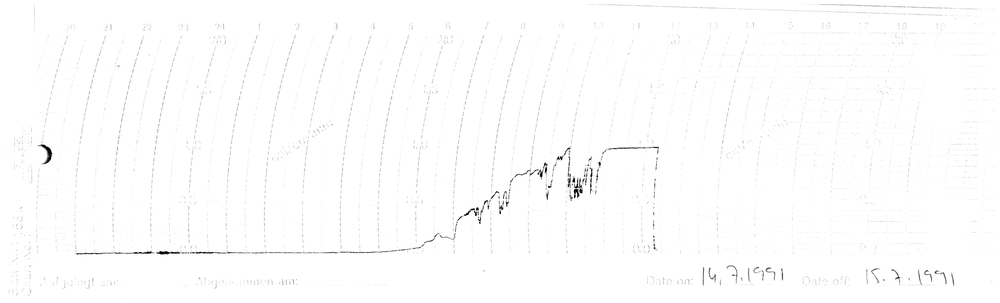
#> input picture results_1991_TEMMUZ/1991_TEMMUZ-15_line.tif, 1000 x 303 px, shrunk from 3464 x 1051 before the run
$ python digitize_line.py single --input results_1991_TEMMUZ/1991_TEMMUZ-15_line.tif --output line_15.csv
#> lines starting #> are read from the running program, lines starting #| are printed output that depends on the picture
"""
Digitize the pen line from background-subtracted meteorological chart images.

Extracts the y-position of the pen line for each x-column and outputs CSV.

Usage:
  # Digitize a single image
  python digitize_line.py single --input results_1991_TEMMUZ/1991_TEMMUZ-15_line.tif --output line_15.csv

  # Digitize all _line.tif files in a results folder
  python digitize_line.py batch --input_dir results_1991_TEMMUZ --output_dir csv_1991_TEMMUZ
"""

import argparse
import os
import sys

import numpy as np
from PIL import Image


def suppress_vertical_lines(signal: np.ndarray) -> np.ndarray:
    """
    Suppress vertical grid line artifacts.

    Strategy: vertical grid remnants elevate an entire column uniformly.
    The pen line only elevates a small band of rows. By subtracting each
    column's median, uniform vertical features vanish while the localized
    pen line peak survives (median is robust to the few bright pen pixels).
    """
    col_medians = np.median(signal, axis=0, keepdims=True)
    filtered = np.clip(signal - col_medians, 0, 255)
    return filtered


def suppress_horizontal_lines(signal: np.ndarray) -> np.ndarray:
    """
    Suppress horizontal grid line remnants the same way — subtract row medians.
    """
    row_medians = np.median(signal, axis=1, keepdims=True)
    filtered = np.clip(signal - row_medians, 0, 255)
    return filtered


def digitize_image(
    image_path: str,
    signal_threshold: float = 25.0,
    window: int = 30,
    min_column_signal: float = 400.0,
    margin_top: int = 30,
    margin_bottom: int = 30,
) -> tuple[np.ndarray, int]:
    """
    Extract pen line y-coordinates from a background-subtracted grayscale image.

    Returns:
        Tuple of (data array of shape (N, 3): [x_pixel, y_pixel, y_normalized],
                  image_height)
    """
    img = np.array(Image.open(image_path))
    if img.ndim == 3:
        img = np.mean(img, axis=2)
    img = img.astype(np.float64)
    h, w = img.shape

    # Invert: pen line becomes bright (high signal)
    signal = 255.0 - img

    # Mask out top/bottom margins (text, labels, paper edges)
    signal[:margin_top, :] = 0
    signal[h - margin_bottom:, :] = 0

    # Suppress grid line remnants (vertical then horizontal)
    signal = suppress_vertical_lines(signal)
    signal = suppress_horizontal_lines(signal)

    y_coords = np.arange(h, dtype=np.float64)
    results = []

    for col in range(w):
        profile = signal[:, col]
        peak_y = int(np.argmax(profile))
        peak_val = profile[peak_y]

        if peak_val < signal_threshold:
            continue

        # Weighted centroid in a local window around the peak
        y_start = max(0, peak_y - window)
        y_end = min(h, peak_y + window + 1)
        local_signal = profile[y_start:y_end]
        local_y = y_coords[y_start:y_end]

        local_signal = np.where(local_signal > signal_threshold * 0.3, local_signal, 0)

        total = local_signal.sum()
        if total < min_column_signal:
            continue

        centroid_y = np.average(local_y, weights=local_signal)
        y_norm = 1.0 - (centroid_y / (h - 1))
        results.append((col, centroid_y, y_norm))

    data = np.array(results) if results else np.empty((0, 3))
    return data, h


def remove_outliers(data: np.ndarray, max_jump: float = 40.0, passes: int = 3) -> np.ndarray:
    """Remove points that jump too far from their neighbors. Multi-pass for thorough cleaning."""
    for _ in range(passes):
        if len(data) < 3:
            return data

        mask = np.ones(len(data), dtype=bool)
        y_vals = data[:, 1]

        for i in range(1, len(data) - 1):
            diff_prev = abs(y_vals[i] - y_vals[i - 1])
            diff_next = abs(y_vals[i] - y_vals[i + 1])
            if diff_prev > max_jump and diff_next > max_jump:
                mask[i] = False

        data = data[mask]

    return data


def median_smooth(data: np.ndarray, kernel_size: int = 7) -> np.ndarray:
    """Apply median smoothing to the y values — more robust to remaining outliers than mean."""
    if len(data) < kernel_size:
        return data

    smoothed = data.copy()
    half = kernel_size // 2
    y_vals = data[:, 1]
    h_img = 1.0 / (1.0 - data[0, 2]) * data[0, 1] if data[0, 2] < 1.0 else 1.0

    for i in range(len(data)):
        start = max(0, i - half)
        end = min(len(data), i + half + 1)
        smoothed[i, 1] = np.median(y_vals[start:end])

    # Recalculate y_normalized from smoothed y_pixel
    # Use the image height derived from original data
    if len(data) > 0 and data[0, 2] < 1.0:
        img_h_approx = data[0, 1] / (1.0 - data[0, 2])
        smoothed[:, 2] = 1.0 - (smoothed[:, 1] / img_h_approx)

    return smoothed


def save_csv(data: np.ndarray, output_path: str):
    """Save digitized line data to CSV."""
    with open(output_path, "w") as f:
        f.write("x_pixel,y_pixel,y_normalized\n")
        for row in data:
            f.write(f"{int(row[0])},{row[1]:.2f},{row[2]:.6f}\n")
    print(f"Saved: {output_path} ({len(data)} points)")


def process_single(image_path: str, output_path: str):
    """Digitize a single image and save CSV."""
    data, h = digitize_image(image_path)
    if len(data) == 0:
        print(f"Warning: no line detected in {image_path}")
        return

    data = remove_outliers(data, max_jump=40.0, passes=3)
    data = median_smooth(data, kernel_size=7)

    save_csv(data, output_path)


def cmd_single(args):
    process_single(args.input, args.output)
#> in digitize_image, img is the input picture: shape (303, 1000); min 0, max 255, mean 253.1
#> in digitize_image, `signal = 255.0 - img`:
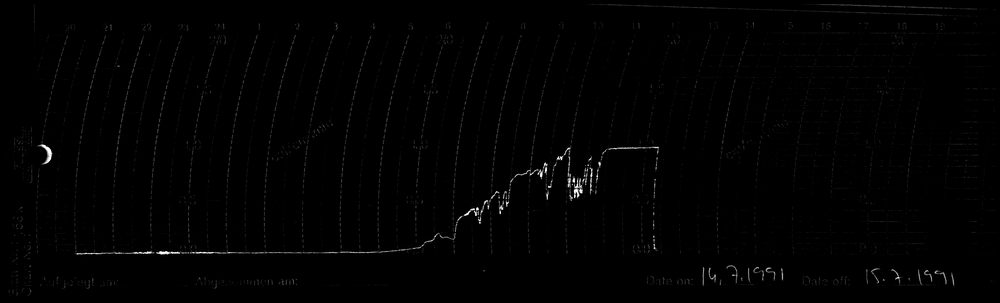
#> signal: shape (303, 1000) float64; min 0, max 255, mean 1.9
#> in digitize_image, `signal[h - margin_bottom:, :] = 0`:
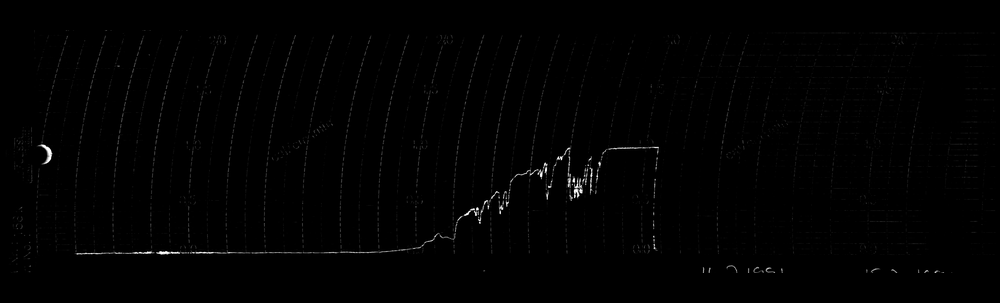
#> signal: shape (303, 1000) float64; min 0, max 255, mean 1.6
#> in suppress_horizontal_lines, `row_medians = np.median(signal, axis=1, keepdims=True)`: row_medians = 303 values from 0 to 0
#> the loop in digitize_image, `for col in range(w):` made 1000 passes
#> (peak_y, peak_val, y_start, y_end, total) on passes 13 to 15: (261, 29, 231, 292, 59), (217, 33, 187, 248, 101), (235, 36, 205, 266, 111)
#> after the loop in digitize_image, `for col in range(w):`: results = 170 items, first 6: (21, 219.2, 0.274), (22, 148.5, 0.508), (29, 252.4, 0.164), (31, 145.4, 0.518), (41, 145.9, 0.517), (42, 146.2, 0.516)
#> in digitize_image, `data = np.array(results) if results else np.empty((0, 3))`: data = 170 rows, first 8: [21, 219.2, 0.274], [22, 148.5, 0.508], [29, 252.4, 0.164], [31, 145.4, 0.518], [41, 145.9, 0.517], [42, 146.2, 0.516], [43, 147, 0.513], [44, 148.7, 0.508]
#> in process_single, `data, h = digitize_image(image_path)`: h = 303
#> after the loop in remove_outliers, `for _ in range(passes):`: data = 167 rows, first 8: [21, 219.2, 0.274], [31, 145.4, 0.518], [41, 145.9, 0.517], [42, 146.2, 0.516], [43, 147, 0.513], [44, 148.7, 0.508], [45, 148.7, 0.508], [46, 153.1, 0.493]
#> in median_smooth, `smoothed = data.copy()`: smoothed has the same summary as data in remove_outliers
#> in median_smooth, `y_vals = data[:, 1]`: y_vals = 167 values, max 270.1 at index 161, min 145.4 at index 1, mean 201.6
#> in median_smooth, `h_img = 1.0 / (1.0 - data[0, 2]) * data[0, 1] if data[0, 2] < 1.0 else..`: h_img = 302
#> the loop in median_smooth, `for i in range(len(data)):` made 167 passes
#> start on passes 1 to 3: 0, 0, 0
#> after the loop in median_smooth, `for i in range(len(data)):`: smoothed = 167 rows, first 8: [21, 146.1, 0.274], [31, 146.2, 0.518], [41, 146.6, 0.517], [42, 147, 0.516], [43, 147, 0.513], [44, 148.7, 0.508], [45, 148.7, 0.508], [46, 153.1, 0.493]
#> in median_smooth, `img_h_approx = data[0, 1] / (1.0 - data[0, 2])`: img_h_approx = 302
#> in process_single, `data = median_smooth(data, kernel_size=7)`: data = 167 rows, first 8: [21, 146.1, 0.516], [31, 146.2, 0.516], [41, 146.6, 0.515], [42, 147, 0.513], [43, 147, 0.513], [44, 148.7, 0.508], [45, 148.7, 0.508], [46, 153.1, 0.493]
#> the loop in save_csv, `for row in data:` made 167 passes
#| Saved: line_15.csv (167 points)


def cmd_batch(args):
    """Digitize all _line.tif files in a directory."""
    input_dir = args.input_dir
    output_dir = args.output_dir
    os.makedirs(output_dir, exist_ok=True)

    files = sorted(
        f for f in os.listdir(input_dir)
        if f.endswith("_line.tif") and not f.endswith("_line_color.tif")
    )

    if not files:
        sys.exit(f"Error: no _line.tif files found in {input_dir}")

    print(f"Found {len(files)} files to digitize")

    for f in files:
        name = f.replace("_line.tif", "")
        input_path = os.path.join(input_dir, f)
        output_path = os.path.join(output_dir, f"{name}.csv")
        process_single(input_path, output_path)

    print(f"\nDone! CSVs saved to {output_dir}/")


def main():
    parser = argparse.ArgumentParser(description="Digitize pen lines from background-subtracted TIFs")
    sub = parser.add_subparsers(dest="command", required=True)

    p_single = sub.add_parser("single", help="Digitize a single image")
    p_single.add_argument("--input", required=True, help="Path to _line.tif")
    p_single.add_argument("--output", default="line.csv", help="Output CSV path")
    p_single.set_defaults(func=cmd_single)

    p_batch = sub.add_parser("batch", help="Digitize all _line.tif files in a folder")
    p_batch.add_argument("--input_dir", required=True, help="Folder with _line.tif files")
    p_batch.add_argument("--output_dir", default="csv_output", help="Output CSV folder")
    p_batch.set_defaults(func=cmd_batch)

    args = parser.parse_args()
    args.func(args)


if __name__ == "__main__":
    main()

$ run again, with results_1991_TEMMUZ/1991_TEMMUZ-01_line.tif copied over results_1991_TEMMUZ/1991_TEMMUZ-15_line.tif
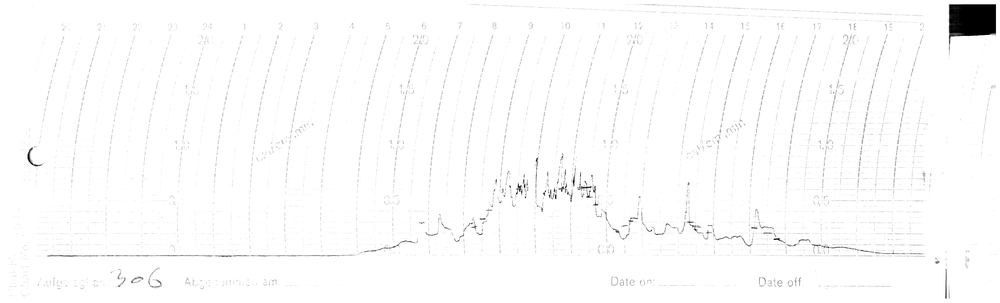
#> input picture results_1991_TEMMUZ/1991_TEMMUZ-01_line.tif, 1000 x 303 px, shrunk from 3464 x 1051 before the run
#> in digitize_image, img is the input picture: shape (303, 1000); min 0, max 255, mean 251.6
#> in digitize_image, `signal = 255.0 - img`:
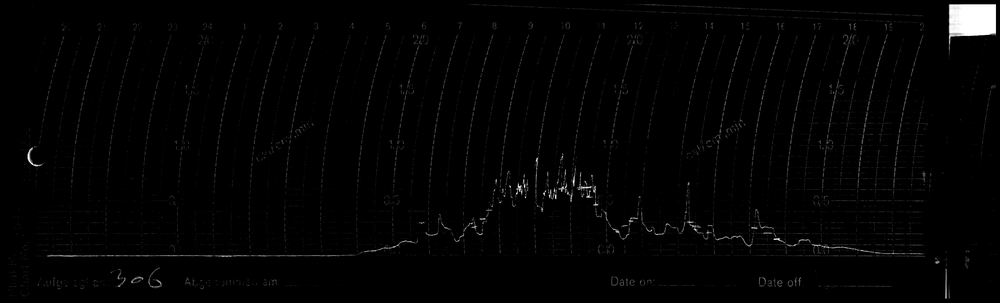
#> signal: shape (303, 1000) float64; min 0, max 255, mean 3.4
#> in digitize_image, `signal[h - margin_bottom:, :] = 0`:
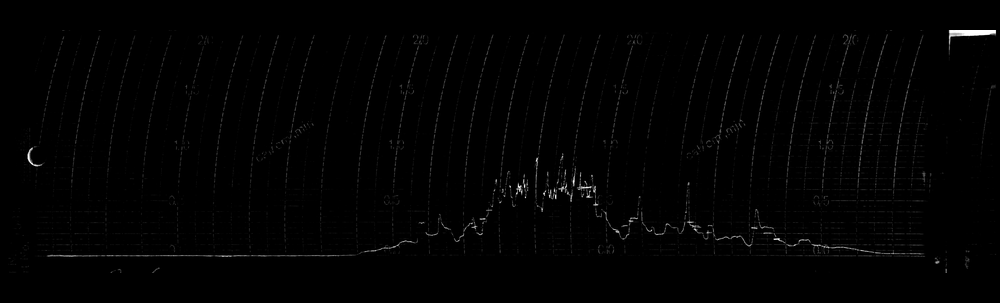
#> signal: shape (303, 1000) float64; min 0, max 255, mean 2.1
#> row_medians = 303 values, max 11 at index 255, min 0 at index 0, mean 0.0759
#> the loop in digitize_image, `for col in range(w):` made 1000 passes
#> (peak_y, peak_val) on passes 1 to 3: (0, 0), (0, 0), (0, 0)
#> after the loop in digitize_image, `for col in range(w):`: results = 226 items, first 6: (27, 155.4, 0.485), (28, 156, 0.483), (29, 155.2, 0.486), (30, 156.1, 0.483), (31, 156.5, 0.482), (32, 157.8, 0.478)
#> in digitize_image, `data = np.array(results) if results else np.empty((0, 3))`: data = 226 rows, first 8: [27, 155.4, 0.485], [28, 156, 0.483], [29, 155.2, 0.486], [30, 156.1, 0.483], [31, 156.5, 0.482], [32, 157.8, 0.478], [34, 160.7, 0.468], [35, 164.1, 0.457]
#> in process_single, `data, h = digitize_image(image_path)`: h = 303
#> after the loop in remove_outliers, `for _ in range(passes):`: data = 217 rows, first 8: [27, 155.4, 0.485], [28, 156, 0.483], [29, 155.2, 0.486], [30, 156.1, 0.483], [31, 156.5, 0.482], [32, 157.8, 0.478], [34, 160.7, 0.468], [35, 164.1, 0.457]
#> in median_smooth, `smoothed = data.copy()`: smoothed has the same summary as data in remove_outliers
#> y_vals = 217 values, max 266.5 at index 169, min 31.63 at index 214, mean 165.2
#> h_img = 302
#> the loop in median_smooth, `for i in range(len(data)):` made 217 passes
#> start on passes 1 to 3: 0, 0, 0
#> after the loop in median_smooth, `for i in range(len(data)):`: smoothed = 217 rows, first 8: [27, 155.7, 0.485], [28, 156, 0.483], [29, 156.1, 0.486], [30, 156.1, 0.483], [31, 156.5, 0.482], [32, 157.8, 0.478], [34, 160.7, 0.468], [35, 164.1, 0.457]
#> img_h_approx = 302
#> in process_single, `data = median_smooth(data, kernel_size=7)`: data = 217 rows, first 8: [27, 155.7, 0.484], [28, 156, 0.483], [29, 156.1, 0.483], [30, 156.1, 0.483], [31, 156.5, 0.482], [32, 157.8, 0.478], [34, 160.7, 0.468], [35, 164.1, 0.457]
#> the loop in save_csv, `for row in data:` made 217 passes
#| Saved: line_15.csv (217 points)

$ run again, with results_1991_TEMMUZ/1991_TEMMUZ-02_line.tif copied over results_1991_TEMMUZ/1991_TEMMUZ-15_line.tif
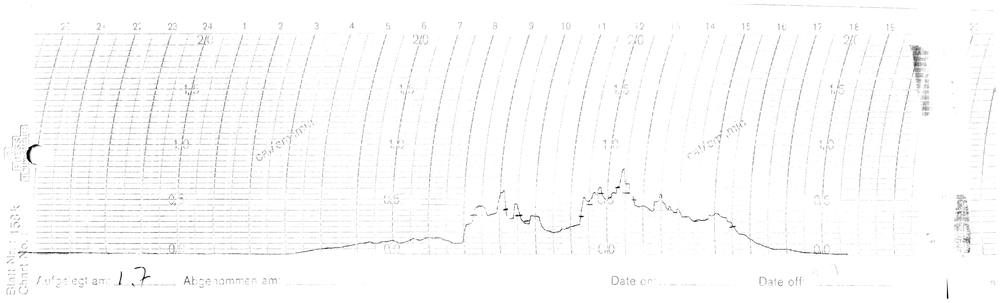
#> input picture results_1991_TEMMUZ/1991_TEMMUZ-02_line.tif, 1000 x 303 px, shrunk from 3464 x 1051 before the run
#> in digitize_image, img is the input picture: shape (303, 1000); min 0, max 255, mean 251
#> in digitize_image, `signal = 255.0 - img`:
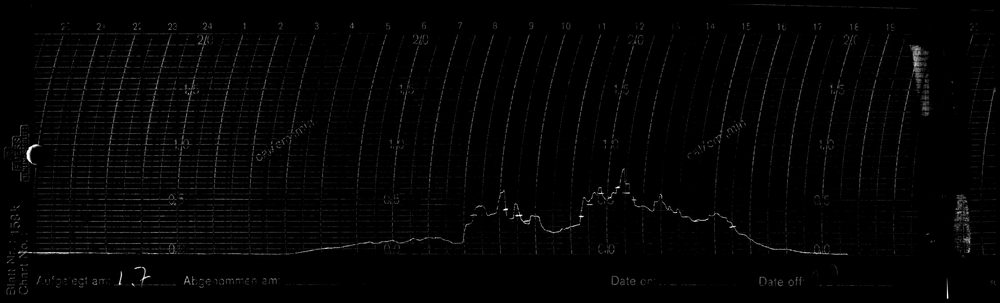
#> signal: shape (303, 1000) float64; min 0, max 255, mean 4
#> in digitize_image, `signal[h - margin_bottom:, :] = 0`:
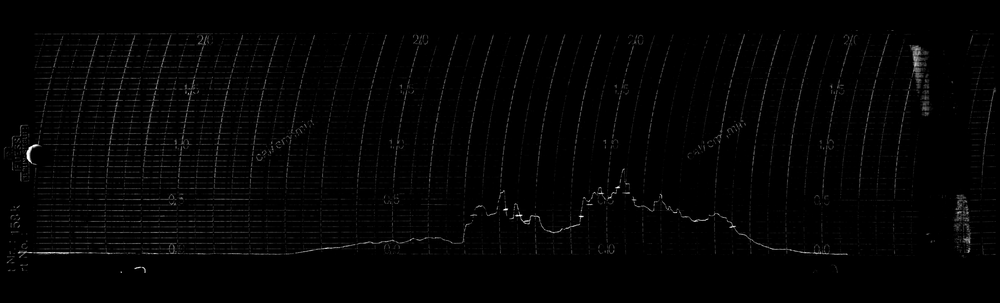
#> signal: shape (303, 1000) float64; min 0, max 255, mean 3.7
#> row_medians = 303 values, max 7 at index 243, min 0 at index 0, mean 0.325
#> the loop in digitize_image, `for col in range(w):` made 1000 passes
#> (peak_y, peak_val, y_start, y_end, total, centroid_y, y_norm) on passes 11, 12, 15: (253, 64, 223, 284, 574, 248, 0.179), (216, 77, 186, 247, 629, 221.1, 0.268), (223, 78, 193, 254, 700, 223.6, 0.26)
#> after the loop in digitize_image, `for col in range(w):`: results = 416 items, first 6: (10, 248, 0.179), (11, 221.1, 0.268), (14, 223.6, 0.26), (17, 217.5, 0.28), (18, 238.8, 0.209), (19, 246.2, 0.185)
#> in digitize_image, `data = np.array(results) if results else np.empty((0, 3))`: data = 416 rows, first 8: [10, 248, 0.179], [11, 221.1, 0.268], [14, 223.6, 0.26], [17, 217.5, 0.28], [18, 238.8, 0.209], [19, 246.2, 0.185], [20, 255.4, 0.154], [21, 254, 0.159]
#> in process_single, `data, h = digitize_image(image_path)`: h = 303
#> after the loop in remove_outliers, `for _ in range(passes):`: data = 397 rows, first 8: [10, 248, 0.179], [11, 221.1, 0.268], [14, 223.6, 0.26], [17, 217.5, 0.28], [18, 238.8, 0.209], [19, 246.2, 0.185], [20, 255.4, 0.154], [21, 254, 0.159]
#> in median_smooth, `smoothed = data.copy()`: smoothed has the same summary as data in remove_outliers
#> y_vals = 397 values, max 264.3 at index 96, min 40.76 at index 148, mean 159.5
#> h_img = 302
#> the loop in median_smooth, `for i in range(len(data)):` made 397 passes
#> start on passes 1 to 3: 0, 0, 0
#> after the loop in median_smooth, `for i in range(len(data)):`: smoothed = 397 rows, first 8: [10, 222.3, 0.179], [11, 223.6, 0.268], [14, 231.2, 0.26], [17, 238.8, 0.28], [18, 238.8, 0.209], [19, 246.2, 0.185], [20, 253.8, 0.154], [21, 253.8, 0.159]
#> img_h_approx = 302
#> in process_single, `data = median_smooth(data, kernel_size=7)`: data = 397 rows, first 8: [10, 222.3, 0.264], [11, 223.6, 0.26], [14, 231.2, 0.234], [17, 238.8, 0.209], [18, 238.8, 0.209], [19, 246.2, 0.185], [20, 253.8, 0.16], [21, 253.8, 0.16]
#> the loop in save_csv, `for row in data:` made 397 passes
#| Saved: line_15.csv (397 points)

$ run again, with results_1991_TEMMUZ/1991_TEMMUZ-03_line.tif copied over results_1991_TEMMUZ/1991_TEMMUZ-15_line.tif
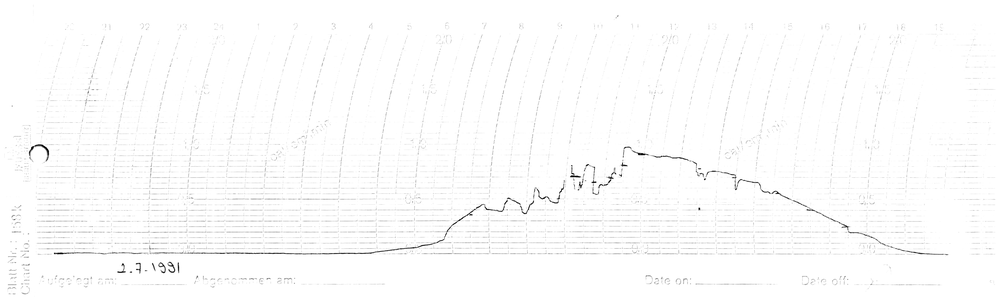
#> input picture results_1991_TEMMUZ/1991_TEMMUZ-03_line.tif, 1000 x 303 px, shrunk from 3464 x 1051 before the run
#> in digitize_image, img is the input picture: shape (303, 1000); min 0, max 255, mean 252.1
#> in digitize_image, `signal = 255.0 - img`:
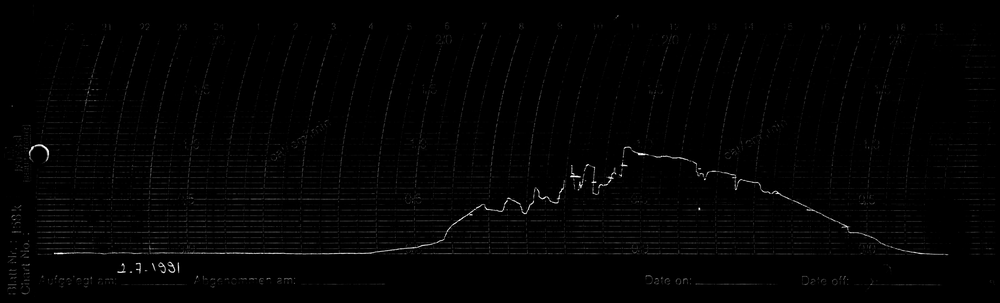
#> signal: shape (303, 1000) float64; min 0, max 255, mean 2.9
#> in digitize_image, `signal[h - margin_bottom:, :] = 0`:
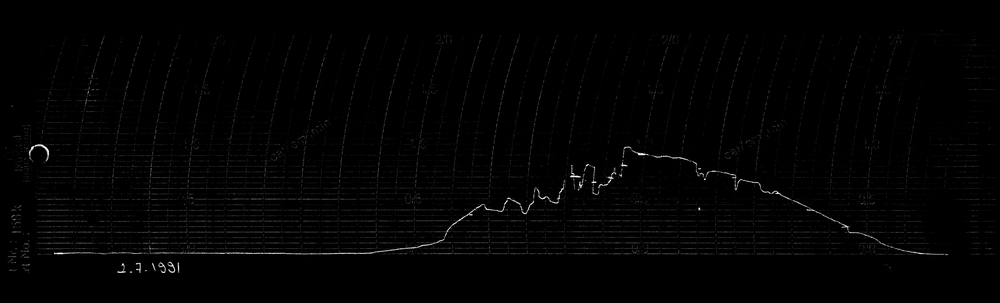
#> signal: shape (303, 1000) float64; min 0, max 255, mean 2.7
#> row_medians = 303 values, max 41 at index 253, min 0 at index 0, mean 1.04
#> the loop in digitize_image, `for col in range(w):` made 1000 passes
#> (peak_y, peak_val, y_start, y_end, total, centroid_y, y_norm) on passes 15, 20, 25: (219, 139, 189, 250, 470, 220.7, 0.269), (206, 66, 176, 237, 400, 217.3, 0.28), (257, 58, 227, 288, 442, 257.3, 0.148)
#> after the loop in digitize_image, `for col in range(w):`: results = 184 items, first 6: (14, 220.7, 0.269), (19, 217.3, 0.28), (24, 257.3, 0.148), (25, 255.5, 0.154), (26, 256.5, 0.151), (27, 254.6, 0.157)
#> in digitize_image, `data = np.array(results) if results else np.empty((0, 3))`: data = 184 rows, first 8: [14, 220.7, 0.269], [19, 217.3, 0.28], [24, 257.3, 0.148], [25, 255.5, 0.154], [26, 256.5, 0.151], [27, 254.6, 0.157], [28, 254.8, 0.156], [29, 152.4, 0.495]
#> in process_single, `data, h = digitize_image(image_path)`: h = 303
#> after the loop in remove_outliers, `for _ in range(passes):`: data = 182 rows, first 8: [14, 220.7, 0.269], [19, 217.3, 0.28], [24, 257.3, 0.148], [25, 255.5, 0.154], [26, 256.5, 0.151], [27, 254.6, 0.157], [28, 254.8, 0.156], [29, 152.4, 0.495]
#> in median_smooth, `smoothed = data.copy()`: smoothed has the same summary as data in remove_outliers
#> y_vals = 182 values, max 268.1 at index 64, min 82.22 at index 34, mean 203.4
#> h_img = 302
#> the loop in median_smooth, `for i in range(len(data)):` made 182 passes
#> start on passes 1 to 3: 0, 0, 0
#> after the loop in median_smooth, `for i in range(len(data)):`: smoothed = 182 rows, first 8: [14, 238.1, 0.269], [19, 255.5, 0.28], [24, 255.1, 0.148], [25, 254.8, 0.154], [26, 254.8, 0.151], [27, 254.8, 0.157], [28, 254.6, 0.156], [29, 152.4, 0.495]
#> img_h_approx = 302
#> in process_single, `data = median_smooth(data, kernel_size=7)`: data = 182 rows, first 8: [14, 238.1, 0.212], [19, 255.5, 0.154], [24, 255.1, 0.155], [25, 254.8, 0.156], [26, 254.8, 0.156], [27, 254.8, 0.156], [28, 254.6, 0.157], [29, 152.4, 0.495]
#> the loop in save_csv, `for row in data:` made 182 passes
#| Saved: line_15.csv (182 points)
